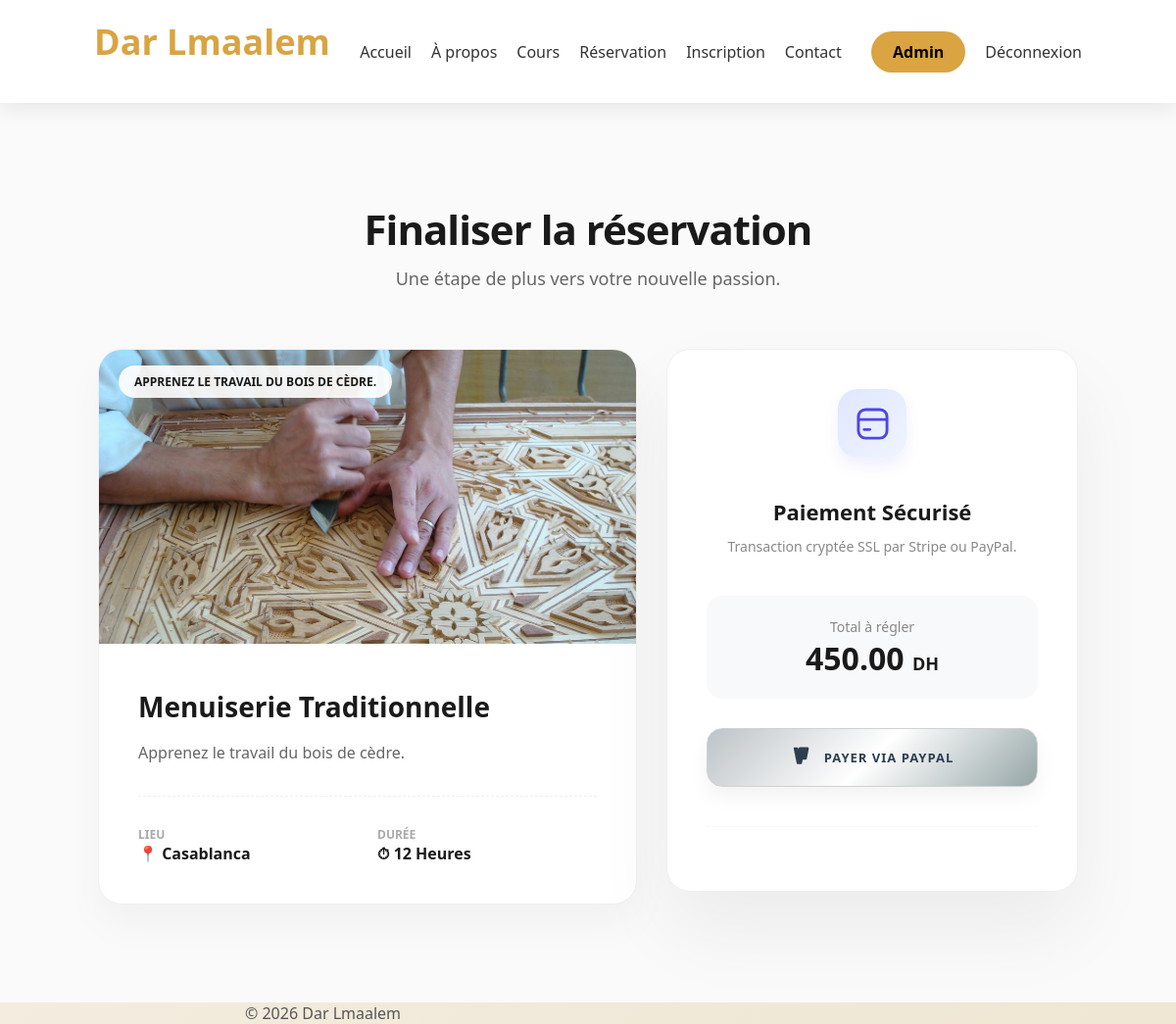
The page /public/index.php?page=reservation-create&cours_id=8 (signed in) on the database its author committed.
### tables this page shows
CREATE TABLE `cours` (
  `id` int(11) NOT NULL,
  `titre` varchar(150) DEFAULT NULL,
  `description` text DEFAULT NULL,
  `img_url` varchar(255) DEFAULT 'default-course.jpg',
  `prix` decimal(10,2) DEFAULT 0.00,
  `duree` int(11) DEFAULT NULL,
  `ville` varchar(100) DEFAULT NULL,
  `client_id` int(11) DEFAULT NULL,
  `formateur_id` int(11) DEFAULT NULL,
  `category_id` int(11) DEFAULT NULL
);

### app/controllers/ReservationController.php (called while the page is built, shortened)
<?php
require_once __DIR__ . '/../models/Cours.php';
class ReservationController
{
    public function create()
    {
        $cours_id = $_GET['cours_id'] ?? null;
        $cours = Cours::find($cours_id);
        require __DIR__ . '/../views/client/reservation_create.php';
    }
}

### app/models/Cours.php (called while the page is built, shortened)
<?php
class Cours
{
    public static function find($id)
    {
        $db = Database::connection();
        $stmt = $db->prepare("SELECT * FROM cours WHERE id = ?");
        $stmt->execute([$id]);
        return $stmt->fetch(PDO::FETCH_ASSOC);
    }
}

### app/views/client/reservation_create.php (the view, shortened to what this page needs)
<?php include __DIR__ . '/../layouts/header.php'; ?>
<section class="container" style="padding: 100px 20px; font-family: 'Plus Jakarta Sans', sans-serif; background: #fafafa;">
    <div style="text-align: center; margin-bottom: 60px;">
        <h2 style="font-size: 42px; font-weight: 800; color: #1a1a1a; letter-spacing: -1px; margin-bottom: 10px;">
            Finaliser la réservation
        </h2>
        <p style="color: #666; font-size: 18px;">Une étape de plus vers votre nouvelle passion.</p>
    </div>
    <div style="display: flex; gap: 30px; flex-wrap: wrap; justify-content: center; align-items: flex-start;">
        <div style="flex: 1; min-width: 320px; max-width: 550px; background: white; border-radius: 24px; overflow: hidden; box-shadow: 0 20px 40px rgba(0,0,0,0.04); border: 1px solid #f0f0f0;">
            <div style="position: relative;">
                <img src="assets/img/<?= !empty($cours['img_url']) ? htmlspecialchars($cours['img_url']) : 'default-course.jpg' ?>"
                     style="width: 100%; height: 300px; object-fit: cover;"
                     alt="<?= htmlspecialchars($cours['titre']) ?>">
                <div style="position: absolute; top: 20px; left: 20px;">
                    <span style="background: rgba(255,255,255,0.9); backdrop-filter: blur(10px); color: #1a1a1a; padding: 8px 16px; border-radius: 100px; font-size: 12px; font-weight: 700; text-transform: uppercase;">
                        <?= htmlspecialchars($cours['description']) ?>
                    </span>
                </div>
            </div>
            <div style="padding: 40px;">
                <h3 style="margin: 0 0 15px 0; font-size: 28px; font-weight: 800; color: #1a1a1a;"><?= htmlspecialchars($cours['titre']) ?></h3>
                <p style="color: #666; line-height: 1.7; font-size: 16px; margin-bottom: 30px;"><?= htmlspecialchars($cours['description']) ?></p>
                <div style="display: grid; grid-template-columns: 1fr 1fr; gap: 20px; padding-top: 30px; border-top: 1px dashed #eee;">
                    <div>
                        <span style="display: block; font-size: 12px; color: #aaa; text-transform: uppercase; font-weight: 700;">Lieu</span>
                        <span style="font-weight: 600; color: #1a1a1a;">📍 <?= htmlspecialchars($cours['ville']) ?></span>
                    </div>
                    <div>
                        <span style="display: block; font-size: 12px; color: #aaa; text-transform: uppercase; font-weight: 700;">Durée</span>
                        <span style="font-weight: 600; color: #1a1a1a;">⏱ <?= htmlspecialchars($cours['duree']) ?> Heures</span>
                    </div>
                </div>
            </div>
        </div>
        <div style="flex: 1; min-width: 320px; max-width: 420px; background: #ffffff; padding: 40px; border-radius: 24px; border: 1px solid #f0f0f0; box-shadow: 0 40px 80px rgba(0,0,0,0.06);">
            <div style="text-align: center; margin-bottom: 40px;">
                <div style="text-align: center; margin-bottom: 40px;">
    <div style="width: 70px; height: 70px; background: linear-gradient(135deg, #e0e7ff 0%, #f0f4ff 100%); border-radius: 20px; display: flex; align-items: center; justify-content: center; margin: 0 auto 20px; box-shadow: 0 8px 15px rgba(99, 102, 241, 0.1);">
    </div>
</div>
                <h4 style="font-size: 22px; font-weight: 800; color: #1a1a1a; margin-bottom: 10px;">Paiement Sécurisé</h4>
    <p style="font-size: 14px; color: #888; line-height: 1.5;">Transaction cryptée SSL par Stripe ou PayPal.</p>
            </div>
            <div style="background: #f8f9fa; padding: 20px; border-radius: 16px; margin-bottom: 30px; text-align: center;">
                <span style="color: #888; font-size: 14px;">Total à régler</span>
                <div style="font-size: 32px; font-weight: 800; color: #1a1a1a;">
                    <?= number_format($cours['prix'], 2, '.', ' ') ?> <span style="font-size: 18px; font-weight: 600;">DH</span>
                </div>
            </div>
            <a href="index.php?page=paypal-payment&cours_id=<?= $cours['id'] ?>"
               style="width: 100%; background: linear-gradient(135deg, #bdc3c7 0%, #ffffff 50%, #95a5a6 100%); color: #2c3e50; text-decoration: none; padding: 18px; border-radius: 16px; font-weight: 800; display: flex; align-items: center; justify-content: center; gap: 12px; margin-bottom: 15px; border: 1px solid #d1d1d1; box-shadow: 0 10px 20px rgba(0,0,0,0.05); transition: all 0.3s cubic-bezier(0.175, 0.885, 0.32, 1.275);">
                <span style="text-transform: uppercase; letter-spacing: 1px; font-size: 13px;">Payer via PayPal</span>
            </a>
            <div style="margin-top: 40px; border-top: 1px solid #eee; padding-top: 25px; display: flex; justify-content: center; gap: 20px; opacity: 0.4; filter: grayscale(100%);">
            </div>
        </div>
    </div>
</section>
<?php include __DIR__ . '/../layouts/footer.php'; ?>

### public/assets/css/style.css (style rules this page uses)
* { margin: 0; padding: 0; box-sizing: border-box; font-family: "Segoe UI", Tahoma, Arial, sans-serif; transition: all .25s ease; }
body { background: linear-gradient(135deg, #f6f2e9, #efe6d3); color: #2c2c2c; }
:root { --primary: #d9a441; --primary-dark: #c8942f; --dark: #1f1f1f; --dark-2: #2a2a2a; --light: #ffffff; --gray: #e5e5e5; --muted: #777; --radius: 16px; --shadow: 0 12px 25px rgba(0,0,0,.08); --shadow-hover: 0 18px 35px rgba(0,0,0,.15); }

### public/assets/css/home.css (style rules this page uses)
h2 { font-size: 36px; margin-bottom: 20px; }
p { max-width: 700px; margin: auto; color: #555; }

### rows shown on the page
cours: img_url (picture), description "APPRENEZ LE TRAVAIL DU BOIS DE CÈDRE.", titre "Menuiserie Traditionnelle", description "Apprenez le travail du bois de cèdre.", ville "Casablanca", duree "12", prix "450.00"
